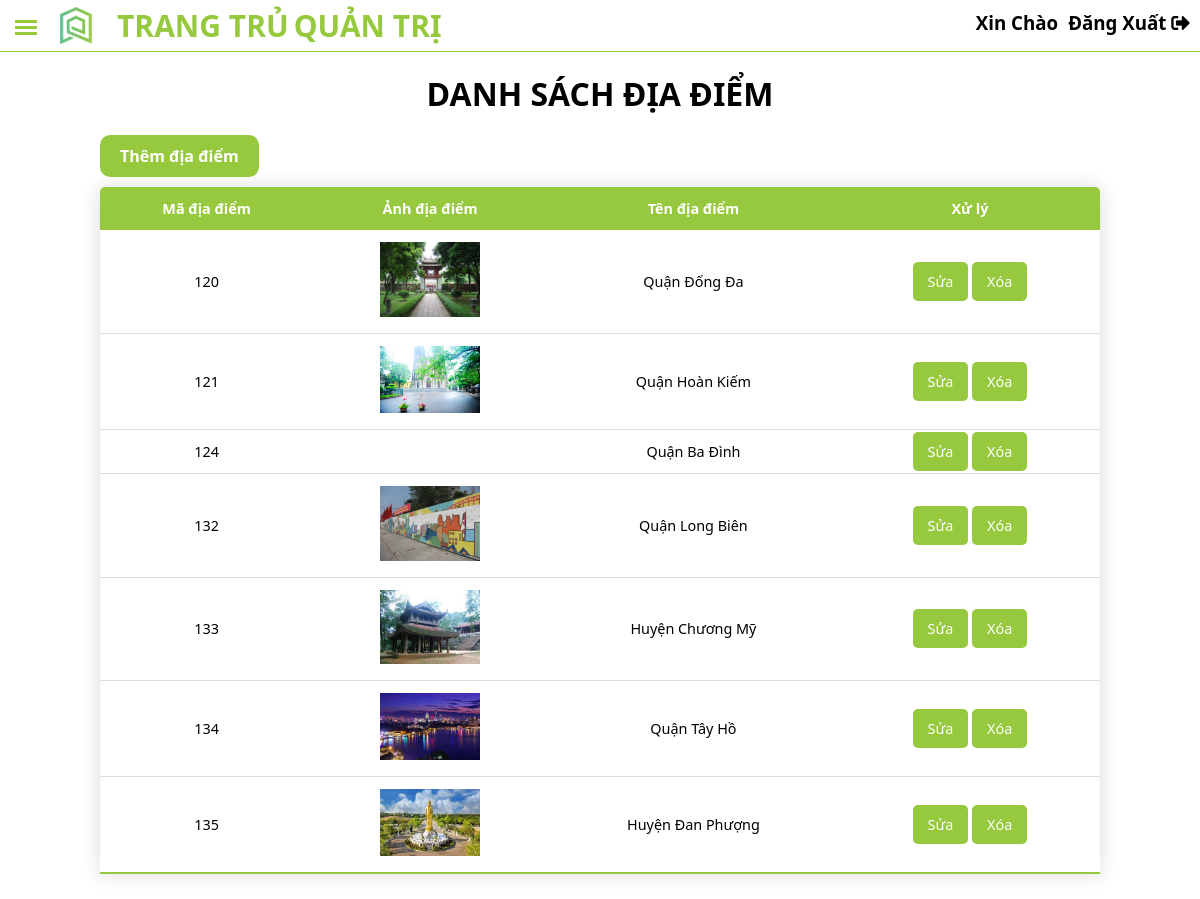
The app's page /dia_diem/adshow_dd.php with its own data.
### tables this page shows
CREATE TABLE `dia_diem` (
  `ma_dd` int(11) NOT NULL,
  `ten_dd` varchar(255) NOT NULL,
  `anh_dd` varchar(255) NOT NULL
);

### database/database.php (called while the page is built, shortened)
<?php
class database
{
   public $conn;
   public function connect()
   {
      try {
         $this->conn = new PDO("mysql:host=localhost;dbname=du_an1; charset=utf8", "root", "");
         $this->conn->setAttribute(PDO::ATTR_ERRMODE, PDO::ERRMODE_EXCEPTION);
      } catch (PDOException $error) {
         echo "lỗi kết nối:" . $error->getMessage();
      }
   }
   public function select_all($sql_all)
   {
      try {
         $stmt = $this->conn->prepare($sql_all);
         $stmt->execute();
         $result = $stmt->fetchAll(PDO::FETCH_ASSOC);
         return $result;
      } catch (PDOException $error) {
         echo "lỗi kết nối:" . $error->getMessage();
      } finally {
         unset($conn);
      }
   }
}

### class/class.php (called while the page is built, shortened)
<?php
include_once "../database/database.php";
class user_class
{
    public $controll;
    public function __construct()
    {
        $this->controll = new database();
    }
    public function show_diadiem()
    {
        $show_diadiem = "SELECT * FROM dia_diem ";
        $result = $this->controll->select_all($show_diadiem);
        return $result;
    }
}

### dia_diem/adshow_dd.php (the view, shortened to what this page needs)
<?php include_once "../class/class.php"; ?>
<?php include_once "../admin/admin.php"; ?>
<div class="container">
  <?php
  $list_product = new user_class();
  ?>
  <h1>Danh sách địa điểm</h1>
  <a class="add" href="./insert_dd.php">Thêm địa điểm</a>
  <table class="content-table">
    <thead>
      <tr>
        <th>Mã địa điểm</th>
        <th>Ảnh địa điểm</th>
        <th>Tên địa điểm</th>
        <th>Xử lý</th>
      </tr>
    </thead>
    <tbody>
      <?php
      $users = $list_product->show_diadiem();
      foreach ($users as $rows) {
      ?>
        <tr>
          <td><?php echo $rows['ma_dd'] ?></td>
          <td><img src="../img/anh_dd/<?php echo $rows['anh_dd']; ?>" alt=""></td>
          <td><?php echo $rows['ten_dd']; ?></td>
          <td><a class="edit" href="update_dd.php?update_diadiem=<?php echo $rows['ma_dd']; ?>">Sửa</a>
            <a class="delete" onclick="return confirm('Bạn có chắc muốn xóa địa điểm này không?')" href="adshow_dd.php?delid=<?php echo $rows['ma_dd']; ?>">Xóa</a>
          </td>
        </tr>
      <?php } ?>
    </tbody>
  </table>
</div>

### css/admin.css (style rules this page uses)
* { margin: 0; padding: 0; box-sizing: border-box; outline: none; font-family: 'Segoe UI', Tahoma, Geneva, Verdana, sans-serif; }
.container { max-width: 1000px; text-align: center; margin: auto; }

### dia_diem/adshow_dd.php (style rules this page uses)
.container { max-width: 1000px; margin: auto; }
.container h1 { text-transform: uppercase; padding: 20px 0; }
.container .add { float: left; padding: 10px 20px; margin-bottom: 10px; background-color: #96c93d; border-radius: 10px; text-decoration: none; color: #fff; font-weight: bold; transition: all 0.3s ease-in-out; }
.content-table { border-collapse: collapse; margin: 25px 0; font-size: 0.9em; width: 1000px; border-radius: 5px 5px 0 0; overflow: hidden; box-shadow: 0 0 20px rgba(0, 0, 0, 0.15); }
.content-table thead tr { background-color: #96c93d; color: #ffffff; text-align: center; font-weight: bold; }
.content-table th, .content-table td { padding: 12px 15px; }
.content-table tbody tr { border-bottom: 1px solid #dddddd; transition: all 0.3s ease-in-out; }
.content-table td img { width: 100px; }
.content-table td .edit, .content-table td .delete { text-decoration: none; color: #fff; padding: 10px 15px; background-color: #96c93d; border-radius: 5px; transition: all 0.3s ease-in-out; }
.content-table tbody tr:last-of-type { border-bottom: 2px solid #96c93d; }

### records on screen
dia_diem: ma_dd "120", anh_dd (picture), ten_dd "Quận Đống Đa"
dia_diem: ma_dd "121", anh_dd (picture), ten_dd "Quận Hoàn Kiếm"
dia_diem: ma_dd "124", ten_dd "Quận Ba Đình"
dia_diem: ma_dd "132", anh_dd (picture), ten_dd "Quận Long Biên"
dia_diem: ma_dd "133", anh_dd (picture), ten_dd "Huyện Chương Mỹ"
dia_diem: ma_dd "134", anh_dd (picture), ten_dd "Quận Tây Hồ"
dia_diem: ma_dd "135", anh_dd (picture), ten_dd "Huyện Đan Phượng"
